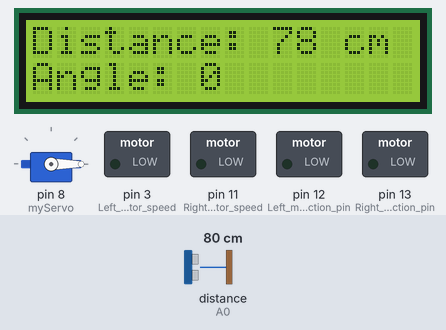
Recording of a sketch running on a simulated Arduino Uno, built with avr-gcc and run on an emulated ATmega328P. On the bench: 16×2 character LCD, servo, switched loads named in the sketch (green lamp = pin HIGH). Wiring (inferred from the names in the program): ultrasonic range finder: trigger A1; echo A0. The inputs (shaded band) are chosen by the test bench; at power-on: distance to the obstacle (sensor on A0) 80 cm. The echo pulse lasts 58.3 µs per cm; pins used as bus, display or sensor lines are not drawn; what the sketch prints to the serial monitor is not drawn.

Above: at 0.56 s.
At 10.36 s:
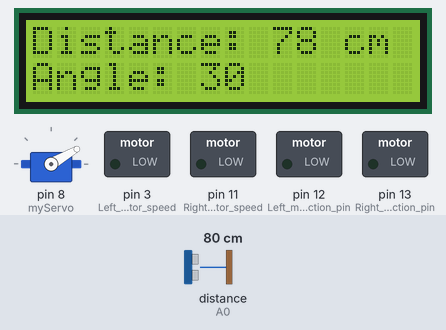
At 20.17 s:
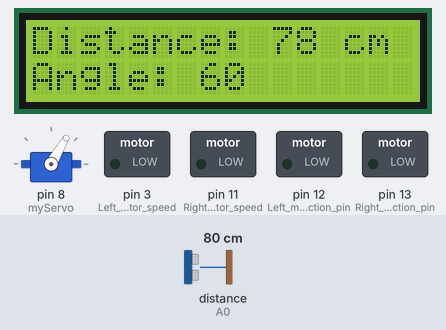
At 39.8 s:
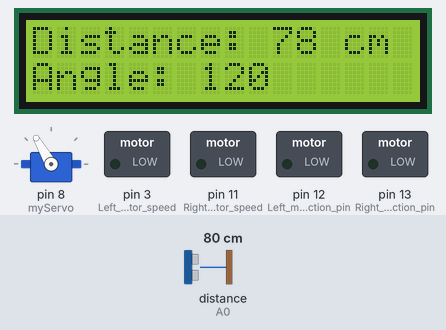
Timing chart, 0 to 40.0 s (numbered marks = the images above):
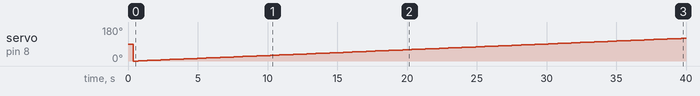

The sketch:

4_servoMotor.ino
```cpp
#include <Wire.h>                    // Include Wire library for I2C communication
#include <LiquidCrystal_I2C.h>      // Include library for LCD display
#include <Servo.h>                  // Include library for controlling servos

// Initialize the LCD (Update address to 0x27 or 0x3F if needed)
LiquidCrystal_I2C lcd(0x27, 16, 2); // Initialize the LCD with address 0x27 and 16x2 dimensions
Servo myServo;                      // Create a servo object to control the servo motor

// Declare variables
int distance;                        // Variable to store the measured distance
int count = 0;                       // Servo angle counter

void setup() {
  // Motor control pins
  pinMode(13, OUTPUT);              // Right motor direction pin
  pinMode(11, OUTPUT);              // Right motor speed (PWM) pin
  pinMode(12, OUTPUT);              // Left motor direction pin
  pinMode(3, OUTPUT);               // Left motor speed (PWM) pin

  // Ultrasonic sensor pins
  pinMode(A1, OUTPUT);              // Trigger pin for ultrasonic sensor
  pinMode(A0, INPUT);               // Echo pin for ultrasonic sensor

  // Initialize serial communication and peripherals
  Serial.begin(9600);               // Start serial communication at 9600 baud
  Wire.begin();                     // Initialize I2C communication
  lcd.begin(16, 2);                 // Initialize LCD with 16x2 dimensions
  lcd.backlight();                  // Turn on the LCD backlight
  myServo.attach(8);                // Attach servo motor to pin 8
}

void loop() {
  delay(300);                       // 0.3s Delay for stability
  readUltrasonicSensor();
  servoMotor(distance);
  displayDistanceAndAngle(distance);
}

// Sweep the Servo from Left to Right (0 to 180)
void servoMotor(int distance){
  lcd.clear();                             // Clear the LCD screen
  for (count = 0; count <= 180; count++) {
    myServo.write(count);                 // Set servo to the current angle
    displayDistanceAndAngle(distance);    // Display the angle and distance
    delay(300);                           // Delay for smooth movement
  }
}

// Display distance and servo angle on the LCD
void displayDistanceAndAngle(int distance){
  lcd.clear();                  // Clear the LCD screen

  lcd.setCursor(0, 0);          // Position Cursor at (0,0) = first column, first row.
  lcd.print("Distance: ");      // Print the "Distance: " text on the first line
  lcd.print(distance);          // Print the measured distance value on the same line
  lcd.print(" cm");             // Print the "cm" unit on the same line

  lcd.setCursor(0, 1);          // Position Cursor at (0,0) = first column, second row.
  lcd.print("Angle: ");         // Print the "Angle: " text on the first line
  lcd.print(count);             // Print the servo current angle value on the same line
}

// Display distance on LCD
void displayDistance(int distance){
  lcd.clear();                  // Clear the LCD screen
  lcd.setCursor(0, 0);          // Position Cursor at (0,0) = first column, first row.
  lcd.print("Distance: ");      // Print the "Distance: " text on the first line
  lcd.print(distance);          // Print the measured distance value on the same line
  lcd.print(" cm");             // Print the "cm" unit on the same line
}

// Read Distance from Ultrasonic Sensor
int readUltrasonicSensor(){
  digitalWrite(A1, LOW);          // Send a low pulse to the trigger pin
  delayMicroseconds(2);           // Delay for 2 microseconds
  digitalWrite(A1, HIGH);         // Send a high pulse to the trigger pin
  delayMicroseconds(10);           // Delay for 10 microseconds
  digitalWrite(A1, LOW);          // Send a low pulse to the trigger pin

  long duration = pulseIn(A0, HIGH);              // Read the pulse duration
  distance = duration*0.034/2;                    // Calculate distance in centimeters
  Serial.println(distance);                       // Print the distance to the serial monitor
}

void lcdCounter(){
  for(int i = 0; i < 100; i++){
    displayCount();
    delay(1000);                  // wait 1 second
    lcd.clear();
    count++;
  }
}

void displayCount(){
  lcd.setCursor(0,0);  // Set cursor to column 0, row 0
  lcd.print(count);
}

void lcdNames() {
  lcd.setCursor(0,0);     // Position Cursor at (0,0) = first column, first row.
  lcd.print("Hello");     // Print First Name
  lcd.setCursor(0,1);     // Position Cursor at (0,1) = first column, second row.
  lcd.print("World!");    // Print Last Name
}
```

Measured:
- by itself, servo on pin 8 (myServo): 90° → 0° at 0.37 s, → 1° 0.35 s later, → 2° 0.33 s later, → 3° 0.33 s later, … (122 changes in this stretch)
